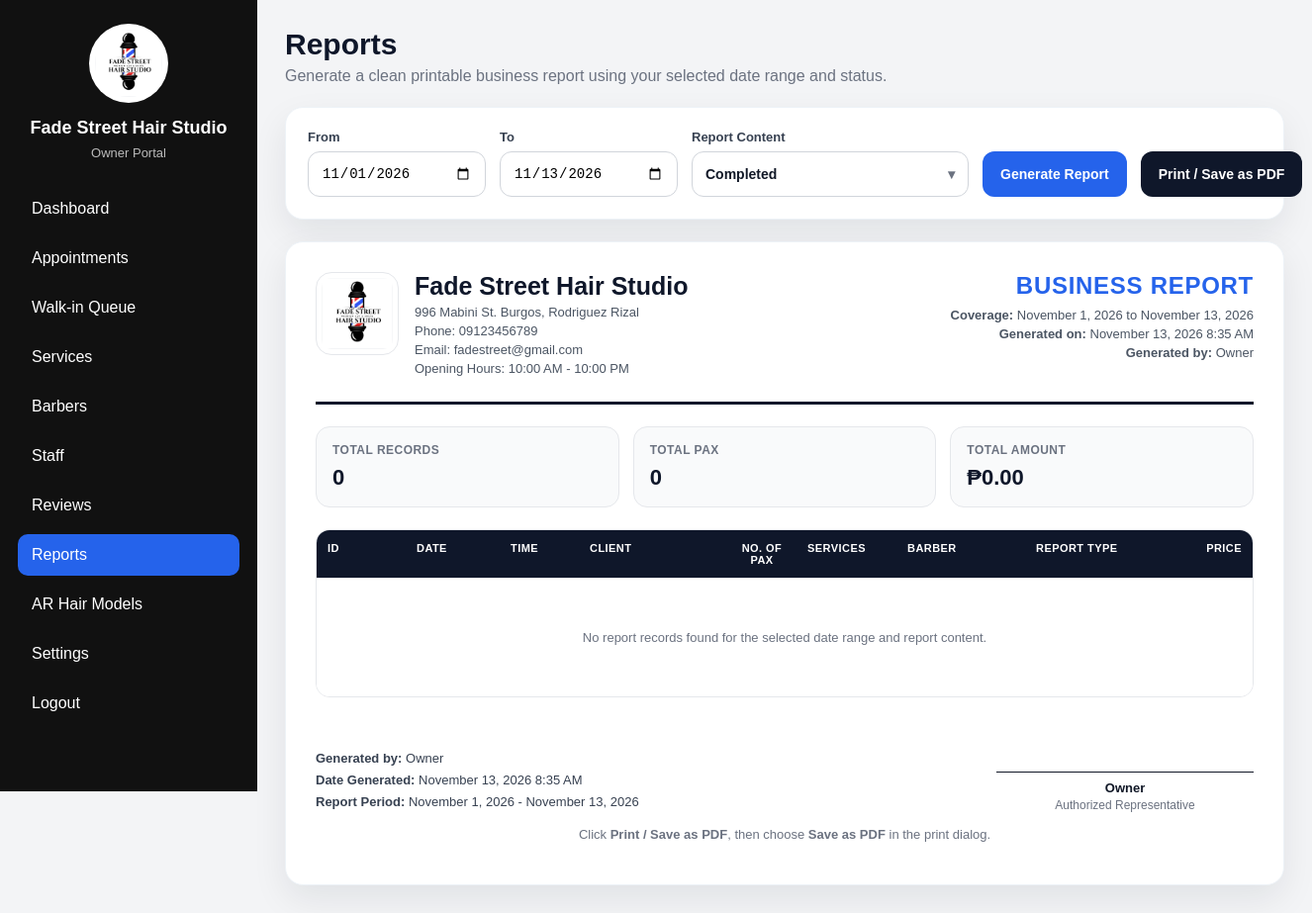
Screenshot of /admin_reports.php (signed in) with the database file from the repository.
### tables this page shows
CREATE TABLE `settings` (
  `id` int(11) NOT NULL,
  `shop_name` varchar(150) NOT NULL,
  `logo` varchar(255) DEFAULT NULL,
  `banner_image` varchar(255) DEFAULT NULL,
  `booking_policy` text DEFAULT NULL,
  `about_us` text DEFAULT NULL,
  `address` varchar(255) DEFAULT NULL,
  `phone` varchar(20) DEFAULT NULL,
  `email` varchar(100) DEFAULT NULL,
  `facebook` varchar(150) DEFAULT NULL,
  `est_year` varchar(10) DEFAULT NULL,
  `opening_hours` varchar(100) DEFAULT NULL,
  `created_at` datetime DEFAULT current_timestamp(),
  `smtp_email` varchar(150) DEFAULT NULL,
  `smtp_password` varchar(255) DEFAULT NULL,
  `smtp_from_name` varchar(150) DEFAULT NULL
);

### admin_reports.php (the view, shortened to what this page needs)
<?php
include 'db.php';
function h($value) {
    return htmlspecialchars((string)$value, ENT_QUOTES, 'UTF-8');
}
function peso($amount) {
    return '₱' . number_format((float)$amount, 2);
}
function normalizeStatusLabel($status) {
    $status = strtolower(trim((string)$status));
    if ($status === 'completed') return 'Completed';
    return ucfirst($status);
}
$settings = $conn->query("SELECT * FROM settings LIMIT 1");
$shop = $settings ? $settings->fetch_assoc() : [];
$shopName = $shop['shop_name'] ?? 'Fade Street Hair Studio';
$shopLogo = $shop['logo'] ?? 'logo.png';
$shopAddress = $shop['address'] ?? '';
$shopPhone = $shop['phone'] ?? '';
$shopEmail = $shop['email'] ?? '';
$shopHours = $shop['opening_hours'] ?? '';
$start_date = $_GET['start_date'] ?? date('Y-m-01');
$end_date   = $_GET['end_date'] ?? date('Y-m-d');
$validStatuses = [
    'pending approval',
    'approved',
    'completed',
    'rejected',
    'cancelled',
    'no-show'
];
$selectedStatuses = $_GET['statuses'] ?? ['completed'];
$selectedStatuses = array_values(array_intersect($selectedStatuses, $validStatuses));
$includeWalkins = isset($_GET['include_walkins']) && $_GET['include_walkins'] === '1';
$isPrintMode = isset($_GET['print']) && $_GET['print'] === 'pdf';
$generatedOn = date("F j, Y g:i A");
$generatedBy = $_SESSION['admin_name']
    ?? $_SESSION['first_name']
    ?? $_SESSION['name']
    ?? 'Owner / Administrator';
$reportRows = [];
usort($reportRows, function ($a, $b) {
    $left = strtotime($a['date'] . ' ' . $a['time']);
    $right = strtotime($b['date'] . ' ' . $b['time']);
    if ($left === $right) {
        return strcmp((string)($b['ref_id'] ?? ''), (string)($a['ref_id'] ?? ''));
    }
    return $right <=> $left;
});
$totalPax = 0;
$totalAmount = 0;
$queryBase = http_build_query([
    'start_date' => $start_date,
    'end_date' => $end_date,
    'statuses' => $selectedStatuses,
    'include_walkins' => $includeWalkins ? '1' : '0'
]);
$selectedLabels = [];
foreach ($selectedStatuses as $status) {
    $selectedLabels[] = normalizeStatusLabel($status);
}
$dropdownLabel = !empty($selectedLabels) ? implode(', ', $selectedLabels) : 'Select report content';
?>
<!DOCTYPE html>
<html lang="en">
<head>
</head>
<body>
<div class="admin-layout">
    <?php if (!$isPrintMode): ?>
    <aside class="admin-sidebar" id="adminSidebar">
        <div class="admin-brand">
            <img src="images/<?= h($shopLogo) ?>" alt="Shop Logo">
            <h2><?= h($shopName) ?></h2>
            <p>Owner Portal</p>
        </div>
        <nav class="admin-nav">
            <a href="admin_dashboard.php">Dashboard</a>
            <a href="admin_appointments.php">Appointments</a>
            <a href="admin_walkins.php">Walk-in Queue</a>
            <a href="admin_services.php">Services</a>
            <a href="admin_barbers.php">Barbers</a>
            <a href="admin_staff.php">Staff</a>
            <a href="admin_reviews.php">Reviews</a>
            <a href="admin_reports.php" class="active">Reports</a>
            <a href="admin_ar_models.php">AR Hair Models</a>
            <a href="admin_settings.php">Settings</a>
            <a href="admin_logout.php">Logout</a>
        </nav>
    </aside>
    <?php endif; ?>
    <main class="admin-main">
        <?php if (!$isPrintMode): ?>
        <div class="page-header">
            <div>
                <h1>Reports</h1>
                <p>Generate a clean printable business report using your selected date range and status.</p>
            </div>
        </div>
        <section class="filter-card">
            <form method="GET" class="filter-form">
                <div class="field">
                    <label for="start_date">From</label>
                    <input type="date" id="start_date" name="start_date" value="<?= h($start_date) ?>" required>
                </div>
                <div class="field">
                    <label for="end_date">To</label>
                    <input type="date" id="end_date" name="end_date" value="<?= h($end_date) ?>" required>
                </div>
                <div class="report-dropdown">
                    <label>Report Content</label>
                    <button type="button" class="report-dropdown-btn" id="reportDropdownBtn">
                        <span id="reportDropdownText"><?= h($dropdownLabel) ?></span>
                        <span class="dropdown-arrow">▾</span>
                    </button>
                </div>
                <button type="submit" class="btn btn-primary">Generate Report</button>
                <a href="admin_reports.php?<?= h($queryBase) ?>&print=pdf" target="_blank" class="btn btn-dark">
                    Print / Save as PDF
                </a>
            </form>
        </section>
        <?php endif; ?>
        <section class="report-paper">
            <div class="report-top">
                <div class="shop-header">
                    <img src="images/<?= h($shopLogo) ?>" alt="Shop Logo" class="shop-logo">
                    <div class="shop-info">
                        <h2><?= h($shopName) ?></h2>
                        <?php if (!empty($shopAddress)): ?>
                            <p><?= h($shopAddress) ?></p>
                        <?php endif; ?>
                        <?php if (!empty($shopPhone)): ?>
                            <p>Phone: <?= h($shopPhone) ?></p>
                        <?php endif; ?>
                        <?php if (!empty($shopEmail)): ?>
                            <p>Email: <?= h($shopEmail) ?></p>
                        <?php endif; ?>
                        <?php if (!empty($shopHours)): ?>
                            <p>Opening Hours: <?= h($shopHours) ?></p>
                        <?php endif; ?>
                    </div>
                </div>
                <div class="report-title-box">
                    <h1>Business Report</h1>
                    <p><strong>Coverage:</strong> <?= date("F j, Y", strtotime($start_date)) ?> to <?= date("F j, Y", strtotime($end_date)) ?></p>
                    <p><strong>Generated on:</strong> <?= h($generatedOn) ?></p>
                    <p><strong>Generated by:</strong> <?= h($generatedBy) ?></p>
                </div>
            </div>
            <div class="report-summary">
                <div class="summary-box">
                    <span>Total Records</span>
                    <strong><?= count($reportRows) ?></strong>
                </div>
                <div class="summary-box">
                    <span>Total Pax</span>
                    <strong><?= number_format($totalPax) ?></strong>
                </div>
                <div class="summary-box">
                    <span>Total Amount</span>
                    <strong><?= peso($totalAmount) ?></strong>
                </div>
            </div>
            <div class="table-wrap">
                <table>
                    <thead>
                        <tr>
                            <th style="width: 90px;">ID</th>
                            <th style="width: 95px;">Date</th>
                            <th style="width: 80px;">Time</th>
                            <th style="width: 150px;">Client</th>
                            <th style="width: 70px;" class="text-center">No. of Pax</th>
                            <th>Services</th>
                            <th style="width: 130px;">Barber</th>
                            <th style="width: 120px;">Report Type</th>
                            <th style="width: 110px;" class="text-right">Price</th>
                        </tr>
                    </thead>
                    <tbody>
                        <?php if (!empty($reportRows)): ?>
                            <?php foreach ($reportRows as $row): ?>
                                <tr>
                                    <td data-label="ID"><strong><?= h($row['ref_id'] ?? '') ?></strong></td>
                                    <td data-label="Date"><?= date("M j, Y", strtotime($row['date'])) ?></td>
                                    <td data-label="Time"><?= h($row['time']) ?></td>
                                    <td data-label="Client"><?= h($row['client']) ?></td>
                                    <td data-label="No. of Pax" class="text-center"><?= (int)$row['pax'] ?></td>
                                    <td data-label="Services"><?= h($row['services']) ?></td>
                                    <td data-label="Barber"><?= h($row['barber']) ?></td>
                                    <td data-label="Report Type">
                                        <span class="badge <?= h(reportTypeClass($row['type'] ?? '')) ?>">
                                            <?= h($row['type']) ?>
                                        </span>
                                        <span class="small-muted"><?= h($row['status']) ?></span>
                                    </td>
                                    <td data-label="Price" class="text-right money"><?= peso($row['price']) ?></td>
                                </tr>
                            <?php endforeach; ?>
                        <?php else: ?>
                            <tr>
                                <td colspan="9">
                                    <div class="empty-state">
                                        No report records found for the selected date range and report content.
                                    </div>
                                </td>
                            </tr>
                        <?php endif; ?>
                    </tbody>
                </table>
            </div>
            <div class="report-footer">
                <div class="generated-box">
                    <strong>Generated by:</strong> <?= h($generatedBy) ?><br>
                    <strong>Date Generated:</strong> <?= h($generatedOn) ?><br>
                    <strong>Report Period:</strong> <?= date("F j, Y", strtotime($start_date)) ?> - <?= date("F j, Y", strtotime($end_date)) ?>
                </div>
                <div class="signature-box">
                    <div class="signature-line"></div>
                    <strong><?= h($generatedBy) ?></strong>
                    <span>Authorized Representative</span>
                </div>
            </div>
            <?php if (!$isPrintMode): ?>
                <p class="print-note">
                    Click <strong>Print / Save as PDF</strong>, then choose <strong>Save as PDF</strong> in the print dialog.
                </p>
            <?php endif; ?>
        </section>
    </main>
</div>
</body>
</html>

### rows the page displays
settings: logo (picture), shop_name "Fade Street Hair Studio", address "996 Mabini St. Burgos, Rodriguez Rizal", phone "09123456789", email "fadestreet@gmail.com", opening_hours "10:00 AM - 10:00 PM"

### other values shown
$dropdownLabel "Completed"
$generatedBy "Owner"
count($reportRows) "0"
$totalPax "0"
peso($totalAmount) "₱0.00"
